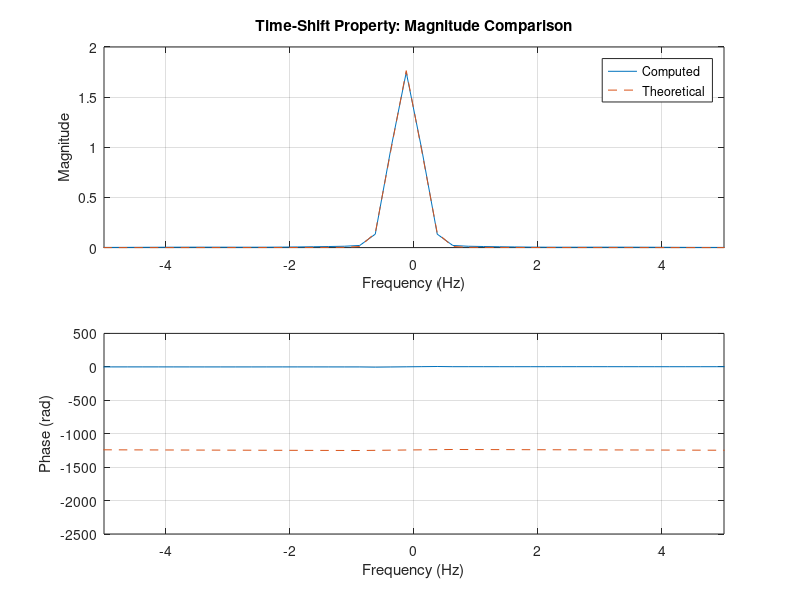

MATLAB code to generate this figure:
clc; clear; close all;
%% 7(iii ) Verification of Fourier Transform Properties and Frequency-Domain Characteristics
figure;
% Verification of Fourier Transform Properties
t = -2:0.001:2;
dt = t(2)-t(1);
x = exp(-t.^2);
x_shift = interp1(t,x,t-0.4,'linear',0);
X = fftshift(fft(x))*dt;
N = length(x);
f = (-N/2:N/2-1)/(N*dt);
% Time-shift property: x(t-t0) <-> X(f)e^(-j2*pi*f*t0)
X_shift_theory = X.*exp(-1j*2*pi*f*0.4);
X_shift = fftshift(fft(x_shift))*dt;
subplot(2,1,1);
plot(f,abs(X_shift),f,abs(X_shift_theory),'--');
xlim([-5 5]); grid on;
xlabel('Frequency (Hz)'); ylabel('Magnitude');
title('Time-Shift Property: Magnitude Comparison');
legend('Computed','Theoretical');
subplot(2,1,2);
plot(f,unwrap(angle(X_shift)),f,unwrap(angle(X_shift_theory)),'--');
xlim([-5 5]); grid on;
xlabel('Frequency (Hz)'); ylabel('Phase (rad)');
